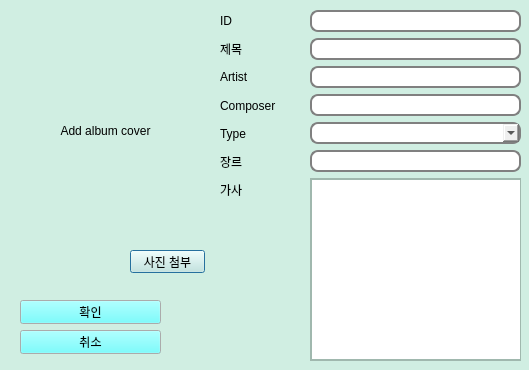
<?xml version="1.0" encoding="UTF-8"?>
<ui version="4.0">
 <class>AddWidget</class>
 <widget class="QDialog" name="AddWidget">
  <property name="geometry">
   <rect>
    <x>0</x>
    <y>0</y>
    <width>529</width>
    <height>370</height>
   </rect>
  </property>
  <property name="minimumSize">
   <size>
    <width>234</width>
    <height>0</height>
   </size>
  </property>
  <property name="palette">
   <palette>
    <active>
     <colorrole role="WindowText">
      <brush brushstyle="SolidPattern">
       <color alpha="255">
        <red>0</red>
        <green>0</green>
        <blue>0</blue>
       </color>
      </brush>
     </colorrole>
     <colorrole role="Button">
      <brush brushstyle="SolidPattern">
       <color alpha="255">
        <red>208</red>
        <green>238</green>
        <blue>226</blue>
       </color>
      </brush>
     </colorrole>
     <colorrole role="Light">
      <brush brushstyle="SolidPattern">
       <color alpha="255">
        <red>255</red>
        <green>255</green>
        <blue>255</blue>
       </color>
      </brush>
     </colorrole>
     <colorrole role="Midlight">
      <brush brushstyle="SolidPattern">
       <color alpha="255">
        <red>231</red>
        <green>246</green>
        <blue>240</blue>
       </color>
      </brush>
     </colorrole>
     <colorrole role="Dark">
      <brush brushstyle="SolidPattern">
       <color alpha="255">
        <red>104</red>
        <green>119</green>
        <blue>113</blue>
       </color>
      </brush>
     </colorrole>
     <colorrole role="Mid">
      <brush brushstyle="SolidPattern">
       <color alpha="255">
        <red>139</red>
        <green>159</green>
        <blue>151</blue>
       </color>
      </brush>
     </colorrole>
     <colorrole role="Text">
      <brush brushstyle="SolidPattern">
       <color alpha="255">
        <red>0</red>
        <green>0</green>
        <blue>0</blue>
       </color>
      </brush>
     </colorrole>
     <colorrole role="BrightText">
      <brush brushstyle="SolidPattern">
       <color alpha="255">
        <red>255</red>
        <green>255</green>
        <blue>255</blue>
       </color>
      </brush>
     </colorrole>
     <colorrole role="ButtonText">
      <brush brushstyle="SolidPattern">
       <color alpha="255">
        <red>0</red>
        <green>0</green>
        <blue>0</blue>
       </color>
      </brush>
     </colorrole>
     <colorrole role="Base">
      <brush brushstyle="SolidPattern">
       <color alpha="255">
        <red>255</red>
        <green>255</green>
        <blue>255</blue>
       </color>
      </brush>
     </colorrole>
     <colorrole role="Window">
      <brush brushstyle="SolidPattern">
       <color alpha="255">
        <red>208</red>
        <green>238</green>
        <blue>226</blue>
       </color>
      </brush>
     </colorrole>
     <colorrole role="Shadow">
      <brush brushstyle="SolidPattern">
       <color alpha="255">
        <red>0</red>
        <green>0</green>
        <blue>0</blue>
       </color>
      </brush>
     </colorrole>
     <colorrole role="AlternateBase">
      <brush brushstyle="SolidPattern">
       <color alpha="255">
        <red>231</red>
        <green>246</green>
        <blue>240</blue>
       </color>
      </brush>
     </colorrole>
     <colorrole role="ToolTipBase">
      <brush brushstyle="SolidPattern">
       <color alpha="255">
        <red>255</red>
        <green>255</green>
        <blue>220</blue>
       </color>
      </brush>
     </colorrole>
     <colorrole role="ToolTipText">
      <brush brushstyle="SolidPattern">
       <color alpha="255">
        <red>0</red>
        <green>0</green>
        <blue>0</blue>
       </color>
      </brush>
     </colorrole>
     <colorrole role="PlaceholderText">
      <brush brushstyle="SolidPattern">
       <color alpha="128">
        <red>0</red>
        <green>0</green>
        <blue>0</blue>
       </color>
      </brush>
     </colorrole>
    </active>
    <inactive>
     <colorrole role="WindowText">
      <brush brushstyle="SolidPattern">
       <color alpha="255">
        <red>0</red>
        <green>0</green>
        <blue>0</blue>
       </color>
      </brush>
     </colorrole>
     <colorrole role="Button">
      <brush brushstyle="SolidPattern">
       <color alpha="255">
        <red>208</red>
        <green>238</green>
        <blue>226</blue>
       </color>
      </brush>
     </colorrole>
     <colorrole role="Light">
      <brush brushstyle="SolidPattern">
       <color alpha="255">
        <red>255</red>
        <green>255</green>
        <blue>255</blue>
       </color>
      </brush>
     </colorrole>
     <colorrole role="Midlight">
      <brush brushstyle="SolidPattern">
       <color alpha="255">
        <red>231</red>
        <green>246</green>
        <blue>240</blue>
       </color>
      </brush>
     </colorrole>
     <colorrole role="Dark">
      <brush brushstyle="SolidPattern">
       <color alpha="255">
        <red>104</red>
        <green>119</green>
        <blue>113</blue>
       </color>
      </brush>
     </colorrole>
     <colorrole role="Mid">
      <brush brushstyle="SolidPattern">
       <color alpha="255">
        <red>139</red>
        <green>159</green>
        <blue>151</blue>
       </color>
      </brush>
     </colorrole>
     <colorrole role="Text">
      <brush brushstyle="SolidPattern">
       <color alpha="255">
        <red>0</red>
        <green>0</green>
        <blue>0</blue>
       </color>
      </brush>
     </colorrole>
     <colorrole role="BrightText">
      <brush brushstyle="SolidPattern">
       <color alpha="255">
        <red>255</red>
        <green>255</green>
        <blue>255</blue>
       </color>
      </brush>
     </colorrole>
     <colorrole role="ButtonText">
      <brush brushstyle="SolidPattern">
       <color alpha="255">
        <red>0</red>
        <green>0</green>
        <blue>0</blue>
       </color>
      </brush>
     </colorrole>
     <colorrole role="Base">
      <brush brushstyle="SolidPattern">
       <color alpha="255">
        <red>255</red>
        <green>255</green>
        <blue>255</blue>
       </color>
      </brush>
     </colorrole>
     <colorrole role="Window">
      <brush brushstyle="SolidPattern">
       <color alpha="255">
        <red>208</red>
        <green>238</green>
        <blue>226</blue>
       </color>
      </brush>
     </colorrole>
     <colorrole role="Shadow">
      <brush brushstyle="SolidPattern">
       <color alpha="255">
        <red>0</red>
        <green>0</green>
        <blue>0</blue>
       </color>
      </brush>
     </colorrole>
     <colorrole role="AlternateBase">
      <brush brushstyle="SolidPattern">
       <color alpha="255">
        <red>231</red>
        <green>246</green>
        <blue>240</blue>
       </color>
      </brush>
     </colorrole>
     <colorrole role="ToolTipBase">
      <brush brushstyle="SolidPattern">
       <color alpha="255">
        <red>255</red>
        <green>255</green>
        <blue>220</blue>
       </color>
      </brush>
     </colorrole>
     <colorrole role="ToolTipText">
      <brush brushstyle="SolidPattern">
       <color alpha="255">
        <red>0</red>
        <green>0</green>
        <blue>0</blue>
       </color>
      </brush>
     </colorrole>
     <colorrole role="PlaceholderText">
      <brush brushstyle="SolidPattern">
       <color alpha="128">
        <red>0</red>
        <green>0</green>
        <blue>0</blue>
       </color>
      </brush>
     </colorrole>
    </inactive>
    <disabled>
     <colorrole role="WindowText">
      <brush brushstyle="SolidPattern">
       <color alpha="255">
        <red>104</red>
        <green>119</green>
        <blue>113</blue>
       </color>
      </brush>
     </colorrole>
     <colorrole role="Button">
      <brush brushstyle="SolidPattern">
       <color alpha="255">
        <red>208</red>
        <green>238</green>
        <blue>226</blue>
       </color>
      </brush>
     </colorrole>
     <colorrole role="Light">
      <brush brushstyle="SolidPattern">
       <color alpha="255">
        <red>255</red>
        <green>255</green>
        <blue>255</blue>
       </color>
      </brush>
     </colorrole>
     <colorrole role="Midlight">
      <brush brushstyle="SolidPattern">
       <color alpha="255">
        <red>231</red>
        <green>246</green>
        <blue>240</blue>
       </color>
      </brush>
     </colorrole>
     <colorrole role="Dark">
      <brush brushstyle="SolidPattern">
       <color alpha="255">
        <red>104</red>
        <green>119</green>
        <blue>113</blue>
       </color>
      </brush>
     </colorrole>
     <colorrole role="Mid">
      <brush brushstyle="SolidPattern">
       <color alpha="255">
        <red>139</red>
        <green>159</green>
        <blue>151</blue>
       </color>
      </brush>
     </colorrole>
     <colorrole role="Text">
      <brush brushstyle="SolidPattern">
       <color alpha="255">
        <red>104</red>
        <green>119</green>
        <blue>113</blue>
       </color>
      </brush>
     </colorrole>
     <colorrole role="BrightText">
      <brush brushstyle="SolidPattern">
       <color alpha="255">
        <red>255</red>
        <green>255</green>
        <blue>255</blue>
       </color>
      </brush>
     </colorrole>
     <colorrole role="ButtonText">
      <brush brushstyle="SolidPattern">
       <color alpha="255">
        <red>104</red>
        <green>119</green>
        <blue>113</blue>
       </color>
      </brush>
     </colorrole>
     <colorrole role="Base">
      <brush brushstyle="SolidPattern">
       <color alpha="255">
        <red>208</red>
        <green>238</green>
        <blue>226</blue>
       </color>
      </brush>
     </colorrole>
     <colorrole role="Window">
      <brush brushstyle="SolidPattern">
       <color alpha="255">
        <red>208</red>
        <green>238</green>
        <blue>226</blue>
       </color>
      </brush>
     </colorrole>
     <colorrole role="Shadow">
      <brush brushstyle="SolidPattern">
       <color alpha="255">
        <red>0</red>
        <green>0</green>
        <blue>0</blue>
       </color>
      </brush>
     </colorrole>
     <colorrole role="AlternateBase">
      <brush brushstyle="SolidPattern">
       <color alpha="255">
        <red>208</red>
        <green>238</green>
        <blue>226</blue>
       </color>
      </brush>
     </colorrole>
     <colorrole role="ToolTipBase">
      <brush brushstyle="SolidPattern">
       <color alpha="255">
        <red>255</red>
        <green>255</green>
        <blue>220</blue>
       </color>
      </brush>
     </colorrole>
     <colorrole role="ToolTipText">
      <brush brushstyle="SolidPattern">
       <color alpha="255">
        <red>0</red>
        <green>0</green>
        <blue>0</blue>
       </color>
      </brush>
     </colorrole>
     <colorrole role="PlaceholderText">
      <brush brushstyle="SolidPattern">
       <color alpha="128">
        <red>0</red>
        <green>0</green>
        <blue>0</blue>
       </color>
      </brush>
     </colorrole>
    </disabled>
   </palette>
  </property>
  <property name="windowTitle">
   <string>Addwidget</string>
  </property>
  <property name="autoFillBackground">
   <bool>false</bool>
  </property>
  <widget class="QPushButton" name="pictureadd">
   <property name="geometry">
    <rect>
     <x>130</x>
     <y>250</y>
     <width>75</width>
     <height>23</height>
    </rect>
   </property>
   <property name="text">
    <string>사진 첨부</string>
   </property>
  </widget>
  <widget class="QLabel" name="albumcover">
   <property name="geometry">
    <rect>
     <x>10</x>
     <y>10</y>
     <width>191</width>
     <height>241</height>
    </rect>
   </property>
   <property name="palette">
    <palette>
     <active>
      <colorrole role="WindowText">
       <brush brushstyle="SolidPattern">
        <color alpha="255">
         <red>0</red>
         <green>0</green>
         <blue>0</blue>
        </color>
       </brush>
      </colorrole>
      <colorrole role="Button">
       <brush brushstyle="SolidPattern">
        <color alpha="255">
         <red>255</red>
         <green>255</green>
         <blue>255</blue>
        </color>
       </brush>
      </colorrole>
      <colorrole role="Light">
       <brush brushstyle="SolidPattern">
        <color alpha="255">
         <red>255</red>
         <green>255</green>
         <blue>255</blue>
        </color>
       </brush>
      </colorrole>
      <colorrole role="Midlight">
       <brush brushstyle="SolidPattern">
        <color alpha="255">
         <red>255</red>
         <green>255</green>
         <blue>255</blue>
        </color>
       </brush>
      </colorrole>
      <colorrole role="Dark">
       <brush brushstyle="SolidPattern">
        <color alpha="255">
         <red>127</red>
         <green>127</green>
         <blue>127</blue>
        </color>
       </brush>
      </colorrole>
      <colorrole role="Mid">
       <brush brushstyle="SolidPattern">
        <color alpha="255">
         <red>170</red>
         <green>170</green>
         <blue>170</blue>
        </color>
       </brush>
      </colorrole>
      <colorrole role="Text">
       <brush brushstyle="SolidPattern">
        <color alpha="255">
         <red>0</red>
         <green>0</green>
         <blue>0</blue>
        </color>
       </brush>
      </colorrole>
      <colorrole role="BrightText">
       <brush brushstyle="SolidPattern">
        <color alpha="255">
         <red>255</red>
         <green>255</green>
         <blue>255</blue>
        </color>
       </brush>
      </colorrole>
      <colorrole role="ButtonText">
       <brush brushstyle="SolidPattern">
        <color alpha="255">
         <red>0</red>
         <green>0</green>
         <blue>0</blue>
        </color>
       </brush>
      </colorrole>
      <colorrole role="Base">
       <brush brushstyle="SolidPattern">
        <color alpha="255">
         <red>255</red>
         <green>255</green>
         <blue>255</blue>
        </color>
       </brush>
      </colorrole>
      <colorrole role="Window">
       <brush brushstyle="SolidPattern">
        <color alpha="255">
         <red>255</red>
         <green>255</green>
         <blue>255</blue>
        </color>
       </brush>
      </colorrole>
      <colorrole role="Shadow">
       <brush brushstyle="SolidPattern">
        <color alpha="255">
         <red>0</red>
         <green>0</green>
         <blue>0</blue>
        </color>
       </brush>
      </colorrole>
      <colorrole role="AlternateBase">
       <brush brushstyle="SolidPattern">
        <color alpha="255">
         <red>255</red>
         <green>255</green>
         <blue>255</blue>
        </color>
       </brush>
      </colorrole>
      <colorrole role="ToolTipBase">
       <brush brushstyle="SolidPattern">
        <color alpha="255">
         <red>255</red>
         <green>255</green>
         <blue>220</blue>
        </color>
       </brush>
      </colorrole>
      <colorrole role="ToolTipText">
       <brush brushstyle="SolidPattern">
        <color alpha="255">
         <red>0</red>
         <green>0</green>
         <blue>0</blue>
        </color>
       </brush>
      </colorrole>
      <colorrole role="PlaceholderText">
       <brush brushstyle="SolidPattern">
        <color alpha="128">
         <red>0</red>
         <green>0</green>
         <blue>0</blue>
        </color>
       </brush>
      </colorrole>
     </active>
     <inactive>
      <colorrole role="WindowText">
       <brush brushstyle="SolidPattern">
        <color alpha="255">
         <red>0</red>
         <green>0</green>
         <blue>0</blue>
        </color>
       </brush>
      </colorrole>
      <colorrole role="Button">
       <brush brushstyle="SolidPattern">
        <color alpha="255">
         <red>255</red>
         <green>255</green>
         <blue>255</blue>
        </color>
       </brush>
      </colorrole>
      <colorrole role="Light">
       <brush brushstyle="SolidPattern">
        <color alpha="255">
         <red>255</red>
         <green>255</green>
         <blue>255</blue>
        </color>
       </brush>
      </colorrole>
      <colorrole role="Midlight">
       <brush brushstyle="SolidPattern">
        <color alpha="255">
         <red>255</red>
         <green>255</green>
         <blue>255</blue>
        </color>
       </brush>
      </colorrole>
      <colorrole role="Dark">
       <brush brushstyle="SolidPattern">
        <color alpha="255">
         <red>127</red>
         <green>127</green>
         <blue>127</blue>
        </color>
       </brush>
      </colorrole>
      <colorrole role="Mid">
       <brush brushstyle="SolidPattern">
        <color alpha="255">
         <red>170</red>
         <green>170</green>
         <blue>170</blue>
        </color>
       </brush>
      </colorrole>
      <colorrole role="Text">
       <brush brushstyle="SolidPattern">
        <color alpha="255">
         <red>0</red>
         <green>0</green>
         <blue>0</blue>
        </color>
       </brush>
      </colorrole>
      <colorrole role="BrightText">
       <brush brushstyle="SolidPattern">
        <color alpha="255">
         <red>255</red>
         <green>255</green>
         <blue>255</blue>
        </color>
       </brush>
      </colorrole>
      <colorrole role="ButtonText">
       <brush brushstyle="SolidPattern">
        <color alpha="255">
         <red>0</red>
         <green>0</green>
         <blue>0</blue>
        </color>
       </brush>
      </colorrole>
      <colorrole role="Base">
       <brush brushstyle="SolidPattern">
        <color alpha="255">
         <red>255</red>
         <green>255</green>
         <blue>255</blue>
        </color>
       </brush>
      </colorrole>
      <colorrole role="Window">
       <brush brushstyle="SolidPattern">
        <color alpha="255">
         <red>255</red>
         <green>255</green>
         <blue>255</blue>
        </color>
       </brush>
      </colorrole>
      <colorrole role="Shadow">
       <brush brushstyle="SolidPattern">
        <color alpha="255">
         <red>0</red>
         <green>0</green>
         <blue>0</blue>
        </color>
       </brush>
      </colorrole>
      <colorrole role="AlternateBase">
       <brush brushstyle="SolidPattern">
        <color alpha="255">
         <red>255</red>
         <green>255</green>
         <blue>255</blue>
        </color>
       </brush>
      </colorrole>
      <colorrole role="ToolTipBase">
       <brush brushstyle="SolidPattern">
        <color alpha="255">
         <red>255</red>
         <green>255</green>
         <blue>220</blue>
        </color>
       </brush>
      </colorrole>
      <colorrole role="ToolTipText">
       <brush brushstyle="SolidPattern">
        <color alpha="255">
         <red>0</red>
         <green>0</green>
         <blue>0</blue>
        </color>
       </brush>
      </colorrole>
      <colorrole role="PlaceholderText">
       <brush brushstyle="SolidPattern">
        <color alpha="128">
         <red>0</red>
         <green>0</green>
         <blue>0</blue>
        </color>
       </brush>
      </colorrole>
     </inactive>
     <disabled>
      <colorrole role="WindowText">
       <brush brushstyle="SolidPattern">
        <color alpha="255">
         <red>127</red>
         <green>127</green>
         <blue>127</blue>
        </color>
       </brush>
      </colorrole>
      <colorrole role="Button">
       <brush brushstyle="SolidPattern">
        <color alpha="255">
         <red>255</red>
         <green>255</green>
         <blue>255</blue>
        </color>
       </brush>
      </colorrole>
      <colorrole role="Light">
       <brush brushstyle="SolidPattern">
        <color alpha="255">
         <red>255</red>
         <green>255</green>
         <blue>255</blue>
        </color>
       </brush>
      </colorrole>
      <colorrole role="Midlight">
       <brush brushstyle="SolidPattern">
        <color alpha="255">
         <red>255</red>
         <green>255</green>
         <blue>255</blue>
        </color>
       </brush>
      </colorrole>
      <colorrole role="Dark">
       <brush brushstyle="SolidPattern">
        <color alpha="255">
         <red>127</red>
         <green>127</green>
         <blue>127</blue>
        </color>
       </brush>
      </colorrole>
      <colorrole role="Mid">
       <brush brushstyle="SolidPattern">
        <color alpha="255">
         <red>170</red>
         <green>170</green>
         <blue>170</blue>
        </color>
       </brush>
      </colorrole>
      <colorrole role="Text">
       <brush brushstyle="SolidPattern">
        <color alpha="255">
         <red>127</red>
         <green>127</green>
         <blue>127</blue>
        </color>
       </brush>
      </colorrole>
      <colorrole role="BrightText">
       <brush brushstyle="SolidPattern">
        <color alpha="255">
         <red>255</red>
         <green>255</green>
         <blue>255</blue>
        </color>
       </brush>
      </colorrole>
      <colorrole role="ButtonText">
       <brush brushstyle="SolidPattern">
        <color alpha="255">
         <red>127</red>
         <green>127</green>
         <blue>127</blue>
        </color>
       </brush>
      </colorrole>
      <colorrole role="Base">
       <brush brushstyle="SolidPattern">
        <color alpha="255">
         <red>255</red>
         <green>255</green>
         <blue>255</blue>
        </color>
       </brush>
      </colorrole>
      <colorrole role="Window">
       <brush brushstyle="SolidPattern">
        <color alpha="255">
         <red>255</red>
         <green>255</green>
         <blue>255</blue>
        </color>
       </brush>
      </colorrole>
      <colorrole role="Shadow">
       <brush brushstyle="SolidPattern">
        <color alpha="255">
         <red>0</red>
         <green>0</green>
         <blue>0</blue>
        </color>
       </brush>
      </colorrole>
      <colorrole role="AlternateBase">
       <brush brushstyle="SolidPattern">
        <color alpha="255">
         <red>255</red>
         <green>255</green>
         <blue>255</blue>
        </color>
       </brush>
      </colorrole>
      <colorrole role="ToolTipBase">
       <brush brushstyle="SolidPattern">
        <color alpha="255">
         <red>255</red>
         <green>255</green>
         <blue>220</blue>
        </color>
       </brush>
      </colorrole>
      <colorrole role="ToolTipText">
       <brush brushstyle="SolidPattern">
        <color alpha="255">
         <red>0</red>
         <green>0</green>
         <blue>0</blue>
        </color>
       </brush>
      </colorrole>
      <colorrole role="PlaceholderText">
       <brush brushstyle="SolidPattern">
        <color alpha="128">
         <red>0</red>
         <green>0</green>
         <blue>0</blue>
        </color>
       </brush>
      </colorrole>
     </disabled>
    </palette>
   </property>
   <property name="text">
    <string>Add album cover</string>
   </property>
   <property name="alignment">
    <set>Qt::AlignCenter</set>
   </property>
  </widget>
  <widget class="QWidget" name="">
   <property name="geometry">
    <rect>
     <x>20</x>
     <y>300</y>
     <width>141</width>
     <height>54</height>
    </rect>
   </property>
   <layout class="QVBoxLayout" name="verticalLayout">
    <item>
     <widget class="QPushButton" name="Confirm">
      <property name="palette">
       <palette>
        <active>
         <colorrole role="WindowText">
          <brush brushstyle="SolidPattern">
           <color alpha="255">
            <red>0</red>
            <green>0</green>
            <blue>0</blue>
           </color>
          </brush>
         </colorrole>
         <colorrole role="Button">
          <brush brushstyle="SolidPattern">
           <color alpha="255">
            <red>85</red>
            <green>255</green>
            <blue>255</blue>
           </color>
          </brush>
         </colorrole>
         <colorrole role="Dark">
          <brush brushstyle="SolidPattern">
           <color alpha="255">
            <red>255</red>
            <green>255</green>
            <blue>255</blue>
           </color>
          </brush>
         </colorrole>
         <colorrole role="Mid">
          <brush brushstyle="SolidPattern">
           <color alpha="255">
            <red>255</red>
            <green>255</green>
            <blue>255</blue>
           </color>
          </brush>
         </colorrole>
         <colorrole role="Text">
          <brush brushstyle="SolidPattern">
           <color alpha="255">
            <red>0</red>
            <green>0</green>
            <blue>0</blue>
           </color>
          </brush>
         </colorrole>
         <colorrole role="ButtonText">
          <brush brushstyle="SolidPattern">
           <color alpha="255">
            <red>0</red>
            <green>0</green>
            <blue>0</blue>
           </color>
          </brush>
         </colorrole>
         <colorrole role="PlaceholderText">
          <brush brushstyle="SolidPattern">
           <color alpha="128">
            <red>255</red>
            <green>255</green>
            <blue>255</blue>
           </color>
          </brush>
         </colorrole>
        </active>
        <inactive>
         <colorrole role="WindowText">
          <brush brushstyle="SolidPattern">
           <color alpha="255">
            <red>0</red>
            <green>0</green>
            <blue>0</blue>
           </color>
          </brush>
         </colorrole>
         <colorrole role="Button">
          <brush brushstyle="SolidPattern">
           <color alpha="255">
            <red>85</red>
            <green>255</green>
            <blue>255</blue>
           </color>
          </brush>
         </colorrole>
         <colorrole role="Dark">
          <brush brushstyle="SolidPattern">
           <color alpha="255">
            <red>255</red>
            <green>255</green>
            <blue>255</blue>
           </color>
          </brush>
         </colorrole>
         <colorrole role="Mid">
          <brush brushstyle="SolidPattern">
           <color alpha="255">
            <red>255</red>
            <green>255</green>
            <blue>255</blue>
           </color>
          </brush>
         </colorrole>
         <colorrole role="Text">
          <brush brushstyle="SolidPattern">
           <color alpha="255">
            <red>0</red>
            <green>0</green>
            <blue>0</blue>
           </color>
          </brush>
         </colorrole>
         <colorrole role="ButtonText">
          <brush brushstyle="SolidPattern">
           <color alpha="255">
            <red>0</red>
            <green>0</green>
            <blue>0</blue>
           </color>
          </brush>
         </colorrole>
         <colorrole role="PlaceholderText">
          <brush brushstyle="SolidPattern">
           <color alpha="128">
            <red>255</red>
            <green>255</green>
            <blue>255</blue>
           </color>
          </brush>
         </colorrole>
        </inactive>
        <disabled>
         <colorrole role="WindowText">
          <brush brushstyle="SolidPattern">
           <color alpha="255">
            <red>255</red>
            <green>255</green>
            <blue>255</blue>
           </color>
          </brush>
         </colorrole>
         <colorrole role="Button">
          <brush brushstyle="SolidPattern">
           <color alpha="255">
            <red>85</red>
            <green>255</green>
            <blue>255</blue>
           </color>
          </brush>
         </colorrole>
         <colorrole role="Dark">
          <brush brushstyle="SolidPattern">
           <color alpha="255">
            <red>255</red>
            <green>255</green>
            <blue>255</blue>
           </color>
          </brush>
         </colorrole>
         <colorrole role="Mid">
          <brush brushstyle="SolidPattern">
           <color alpha="255">
            <red>255</red>
            <green>255</green>
            <blue>255</blue>
           </color>
          </brush>
         </colorrole>
         <colorrole role="Text">
          <brush brushstyle="SolidPattern">
           <color alpha="255">
            <red>255</red>
            <green>255</green>
            <blue>255</blue>
           </color>
          </brush>
         </colorrole>
         <colorrole role="ButtonText">
          <brush brushstyle="SolidPattern">
           <color alpha="255">
            <red>255</red>
            <green>255</green>
            <blue>255</blue>
           </color>
          </brush>
         </colorrole>
         <colorrole role="PlaceholderText">
          <brush brushstyle="SolidPattern">
           <color alpha="128">
            <red>255</red>
            <green>255</green>
            <blue>255</blue>
           </color>
          </brush>
         </colorrole>
        </disabled>
       </palette>
      </property>
      <property name="styleSheet">
       <string notr="true">QPushButton {
    border-width: 4px;
    border-image: url(button.png) 4 4 4 4 stretch stretch;
}</string>
      </property>
      <property name="text">
       <string>확인</string>
      </property>
     </widget>
    </item>
    <item>
     <widget class="QPushButton" name="Cancle">
      <property name="palette">
       <palette>
        <active>
         <colorrole role="WindowText">
          <brush brushstyle="SolidPattern">
           <color alpha="255">
            <red>0</red>
            <green>0</green>
            <blue>0</blue>
           </color>
          </brush>
         </colorrole>
         <colorrole role="Button">
          <brush brushstyle="SolidPattern">
           <color alpha="255">
            <red>85</red>
            <green>255</green>
            <blue>255</blue>
           </color>
          </brush>
         </colorrole>
         <colorrole role="Dark">
          <brush brushstyle="SolidPattern">
           <color alpha="255">
            <red>255</red>
            <green>255</green>
            <blue>255</blue>
           </color>
          </brush>
         </colorrole>
         <colorrole role="Mid">
          <brush brushstyle="SolidPattern">
           <color alpha="255">
            <red>255</red>
            <green>255</green>
            <blue>255</blue>
           </color>
          </brush>
         </colorrole>
         <colorrole role="Text">
          <brush brushstyle="SolidPattern">
           <color alpha="255">
            <red>0</red>
            <green>0</green>
            <blue>0</blue>
           </color>
          </brush>
         </colorrole>
         <colorrole role="ButtonText">
          <brush brushstyle="SolidPattern">
           <color alpha="255">
            <red>0</red>
            <green>0</green>
            <blue>0</blue>
           </color>
          </brush>
         </colorrole>
         <colorrole role="PlaceholderText">
          <brush brushstyle="SolidPattern">
           <color alpha="128">
            <red>255</red>
            <green>255</green>
            <blue>255</blue>
           </color>
          </brush>
         </colorrole>
        </active>
        <inactive>
         <colorrole role="WindowText">
          <brush brushstyle="SolidPattern">
           <color alpha="255">
            <red>0</red>
            <green>0</green>
            <blue>0</blue>
           </color>
          </brush>
         </colorrole>
         <colorrole role="Button">
          <brush brushstyle="SolidPattern">
           <color alpha="255">
            <red>85</red>
            <green>255</green>
            <blue>255</blue>
           </color>
          </brush>
         </colorrole>
         <colorrole role="Dark">
          <brush brushstyle="SolidPattern">
           <color alpha="255">
            <red>255</red>
            <green>255</green>
            <blue>255</blue>
           </color>
          </brush>
         </colorrole>
         <colorrole role="Mid">
          <brush brushstyle="SolidPattern">
           <color alpha="255">
            <red>255</red>
            <green>255</green>
            <blue>255</blue>
           </color>
          </brush>
         </colorrole>
         <colorrole role="Text">
          <brush brushstyle="SolidPattern">
           <color alpha="255">
            <red>0</red>
            <green>0</green>
            <blue>0</blue>
           </color>
          </brush>
         </colorrole>
         <colorrole role="ButtonText">
          <brush brushstyle="SolidPattern">
           <color alpha="255">
            <red>0</red>
            <green>0</green>
            <blue>0</blue>
           </color>
          </brush>
         </colorrole>
         <colorrole role="PlaceholderText">
          <brush brushstyle="SolidPattern">
           <color alpha="128">
            <red>255</red>
            <green>255</green>
            <blue>255</blue>
           </color>
          </brush>
         </colorrole>
        </inactive>
        <disabled>
         <colorrole role="WindowText">
          <brush brushstyle="SolidPattern">
           <color alpha="255">
            <red>255</red>
            <green>255</green>
            <blue>255</blue>
           </color>
          </brush>
         </colorrole>
         <colorrole role="Button">
          <brush brushstyle="SolidPattern">
           <color alpha="255">
            <red>85</red>
            <green>255</green>
            <blue>255</blue>
           </color>
          </brush>
         </colorrole>
         <colorrole role="Dark">
          <brush brushstyle="SolidPattern">
           <color alpha="255">
            <red>255</red>
            <green>255</green>
            <blue>255</blue>
           </color>
          </brush>
         </colorrole>
         <colorrole role="Mid">
          <brush brushstyle="SolidPattern">
           <color alpha="255">
            <red>255</red>
            <green>255</green>
            <blue>255</blue>
           </color>
          </brush>
         </colorrole>
         <colorrole role="Text">
          <brush brushstyle="SolidPattern">
           <color alpha="255">
            <red>255</red>
            <green>255</green>
            <blue>255</blue>
           </color>
          </brush>
         </colorrole>
         <colorrole role="ButtonText">
          <brush brushstyle="SolidPattern">
           <color alpha="255">
            <red>255</red>
            <green>255</green>
            <blue>255</blue>
           </color>
          </brush>
         </colorrole>
         <colorrole role="PlaceholderText">
          <brush brushstyle="SolidPattern">
           <color alpha="128">
            <red>255</red>
            <green>255</green>
            <blue>255</blue>
           </color>
          </brush>
         </colorrole>
        </disabled>
       </palette>
      </property>
      <property name="styleSheet">
       <string notr="true">QPushButton {
    border-width: 4px;
    border-image: url(button.png) 4 4 4 4 stretch stretch;
}</string>
      </property>
      <property name="text">
       <string>취소</string>
      </property>
     </widget>
    </item>
   </layout>
  </widget>
  <widget class="QWidget" name="">
   <property name="geometry">
    <rect>
     <x>310</x>
     <y>10</y>
     <width>211</width>
     <height>351</height>
    </rect>
   </property>
   <layout class="QVBoxLayout" name="verticalLayout_2">
    <item>
     <widget class="QLineEdit" name="IdEdit">
      <property name="styleSheet">
       <string notr="true">QLineEdit {
padding: 1px;
border-style: solid;
border: 2px solid gray;
border-radius: 8px;
}</string>
      </property>
      <property name="inputMask">
       <string/>
      </property>
      <property name="text">
       <string notr="true"/>
      </property>
      <property name="frame">
       <bool>true</bool>
      </property>
      <property name="echoMode">
       <enum>QLineEdit::Normal</enum>
      </property>
      <property name="readOnly">
       <bool>false</bool>
      </property>
     </widget>
    </item>
    <item>
     <widget class="QLineEdit" name="SubjectEdit">
      <property name="styleSheet">
       <string notr="true">QLineEdit {
padding: 1px;
border-style: solid;
border: 2px solid gray;
border-radius: 8px;
}</string>
      </property>
      <property name="text">
       <string/>
      </property>
     </widget>
    </item>
    <item>
     <widget class="QLineEdit" name="ArtistEdit">
      <property name="styleSheet">
       <string notr="true">QLineEdit {
padding: 1px;
border-style: solid;
border: 2px solid gray;
border-radius: 8px;
}</string>
      </property>
      <property name="text">
       <string/>
      </property>
     </widget>
    </item>
    <item>
     <widget class="QLineEdit" name="ComposerEdit">
      <property name="styleSheet">
       <string notr="true">QLineEdit {
padding: 1px;
border-style: solid;
border: 2px solid gray;
border-radius: 8px;
}</string>
      </property>
      <property name="text">
       <string/>
      </property>
     </widget>
    </item>
    <item>
     <widget class="QComboBox" name="comboBox">
      <property name="styleSheet">
       <string notr="true">QComboBox
 {
padding: 1px;
border-style: solid;
border: 2px solid gray;
border-radius: 8px;
}</string>
      </property>
      <item>
       <property name="text">
        <string/>
       </property>
      </item>
      <item>
       <property name="text">
        <string>Song</string>
       </property>
      </item>
      <item>
       <property name="text">
        <string>Inst.</string>
       </property>
      </item>
     </widget>
    </item>
    <item>
     <widget class="QLineEdit" name="GenreEdit">
      <property name="styleSheet">
       <string notr="true">QLineEdit {
padding: 1px;
border-style: solid;
border: 2px solid gray;
border-radius: 8px;
}</string>
      </property>
      <property name="text">
       <string/>
      </property>
     </widget>
    </item>
    <item>
     <widget class="QScrollArea" name="scrollArea">
      <property name="enabled">
       <bool>true</bool>
      </property>
      <property name="maximumSize">
       <size>
        <width>16777215</width>
        <height>16777215</height>
       </size>
      </property>
      <property name="widgetResizable">
       <bool>true</bool>
      </property>
      <widget class="QWidget" name="scrollAreaWidgetContents">
       <property name="geometry">
        <rect>
         <x>0</x>
         <y>0</y>
         <width>207</width>
         <height>179</height>
        </rect>
       </property>
       <property name="styleSheet">
        <string notr="true"/>
       </property>
       <widget class="QTextEdit" name="lyricsedit">
        <property name="geometry">
         <rect>
          <x>0</x>
          <y>0</y>
          <width>211</width>
          <height>181</height>
         </rect>
        </property>
        <property name="styleSheet">
         <string notr="true"/>
        </property>
        <property name="html">
         <string>&lt;!DOCTYPE HTML PUBLIC &quot;-//W3C//DTD HTML 4.0//EN&quot; &quot;http://www.w3.org/TR/REC-html40/strict.dtd&quot;&gt;
&lt;html&gt;&lt;head&gt;&lt;meta name=&quot;qrichtext&quot; content=&quot;1&quot; /&gt;&lt;style type=&quot;text/css&quot;&gt;
p, li { white-space: pre-wrap; }
&lt;/style&gt;&lt;/head&gt;&lt;body style=&quot; font-family:'Gulim'; font-size:9pt; font-weight:400; font-style:normal;&quot;&gt;
&lt;p style=&quot;-qt-paragraph-type:empty; margin-top:0px; margin-bottom:0px; margin-left:0px; margin-right:0px; -qt-block-indent:0; text-indent:0px; -qt-user-state:65536; font-family:'Gulim';&quot;&gt;&lt;br /&gt;&lt;/p&gt;&lt;/body&gt;&lt;/html&gt;</string>
        </property>
       </widget>
      </widget>
     </widget>
    </item>
   </layout>
  </widget>
  <widget class="QWidget" name="">
   <property name="geometry">
    <rect>
     <x>220</x>
     <y>10</y>
     <width>71</width>
     <height>191</height>
    </rect>
   </property>
   <layout class="QVBoxLayout" name="verticalLayout_3">
    <item>
     <widget class="QLabel" name="label">
      <property name="text">
       <string>ID </string>
      </property>
     </widget>
    </item>
    <item>
     <widget class="QLabel" name="label_2">
      <property name="text">
       <string>제목</string>
      </property>
     </widget>
    </item>
    <item>
     <widget class="QLabel" name="label_4">
      <property name="text">
       <string>Artist</string>
      </property>
     </widget>
    </item>
    <item>
     <widget class="QLabel" name="label_3">
      <property name="text">
       <string>Composer</string>
      </property>
     </widget>
    </item>
    <item>
     <widget class="QLabel" name="label_5">
      <property name="text">
       <string>Type</string>
      </property>
     </widget>
    </item>
    <item>
     <widget class="QLabel" name="label_6">
      <property name="text">
       <string>장르</string>
      </property>
     </widget>
    </item>
    <item>
     <widget class="QLabel" name="label_7">
      <property name="text">
       <string>가사</string>
      </property>
     </widget>
    </item>
   </layout>
  </widget>
 </widget>
 <resources/>
 <connections/>
</ui>
